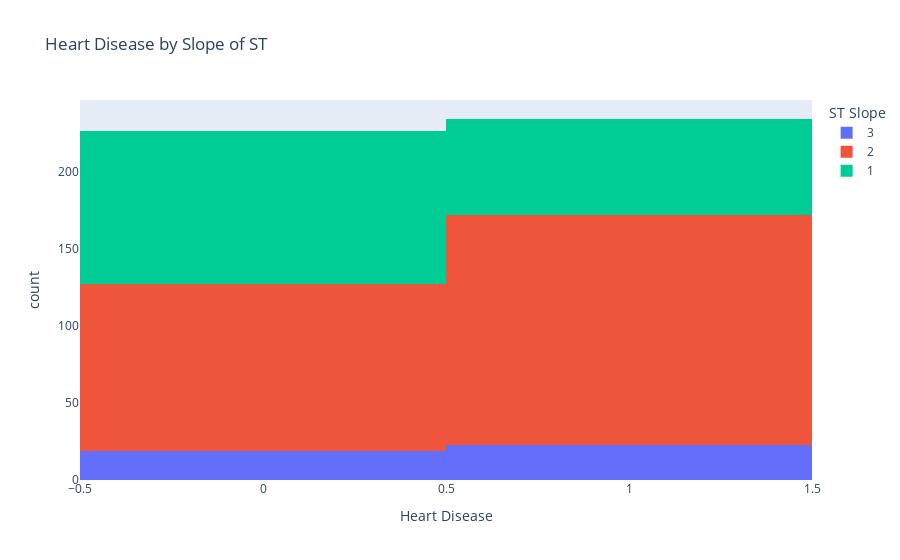

Notebook source saved alongside this figure:
### Code cell
fig=px.histogram(df,
                 x="Heart Disease",
                 color="ST Slope",
                 hover_data=df.columns,
                 title="Heart Disease by Slope of ST"
                )
fig.show()

### Figure 1 — Plotly figure (JSON) as saved in the notebook; plotly's stock layout.template omitted (floating-point values rounded to 4 significant figures; data arrays with more than 128 entries replaced by an {"elided": "..."} marker saying what was removed)
{"data": [{"alignmentgroup": "True", "bingroup": "x", "hovertemplate": "ST Slope=3<br>Heart Disease=%{x}<br>count=%{y}<extra></extra>", "legendgroup": "3", "marker": {"color": "#636efa", "pattern": {"shape": ""}}, "name": "3", "offsetgroup": "3", "orientation": "v", "showlegend": true, "type": "histogram", "x": [0, 0, 0, 0, 0, 0, 0, 0, 0, 0, 0, 0, 0, 0, 0, 0, 0, 1, 1, 1, 1, 1, 1, 1, 1, 0, 1, 1, 1, 1, 1, 1, 1, 1, 0, 1, 1, 1, 1, 1, 1, 1], "xaxis": "x", "yaxis": "y"}, {"alignmentgroup": "True", "bingroup": "x", "hovertemplate": "ST Slope=2<br>Heart Disease=%{x}<br>count=%{y}<extra></extra>", "legendgroup": "2", "marker": {"color": "#EF553B", "pattern": {"shape": ""}}, "name": "2", "offsetgroup": "2", "orientation": "v", "showlegend": true, "type": "histogram", "x": {"elided": "257 int values"}, "xaxis": "x", "yaxis": "y"}, {"alignmentgroup": "True", "bingroup": "x", "hovertemplate": "ST Slope=1<br>Heart Disease=%{x}<br>count=%{y}<extra></extra>", "legendgroup": "1", "marker": {"color": "#00cc96", "pattern": {"shape": ""}}, "name": "1", "offsetgroup": "1", "orientation": "v", "showlegend": true, "type": "histogram", "x": {"elided": "161 int values"}, "xaxis": "x", "yaxis": "y"}], "layout": {"barmode": "relative", "legend": {"title": {"text": "ST Slope"}, "tracegroupgap": 0}, "title": {"text": "Heart Disease by Slope of ST"}, "xaxis": {"anchor": "y", "domain": [0, 1], "title": {"text": "Heart Disease"}}, "yaxis": {"anchor": "x", "domain": [0, 1], "title": {"text": "count"}}}}
